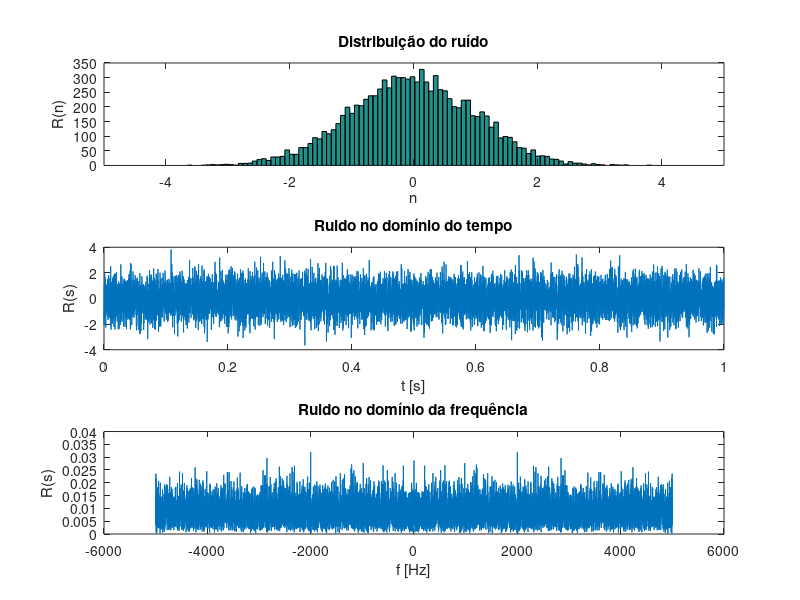
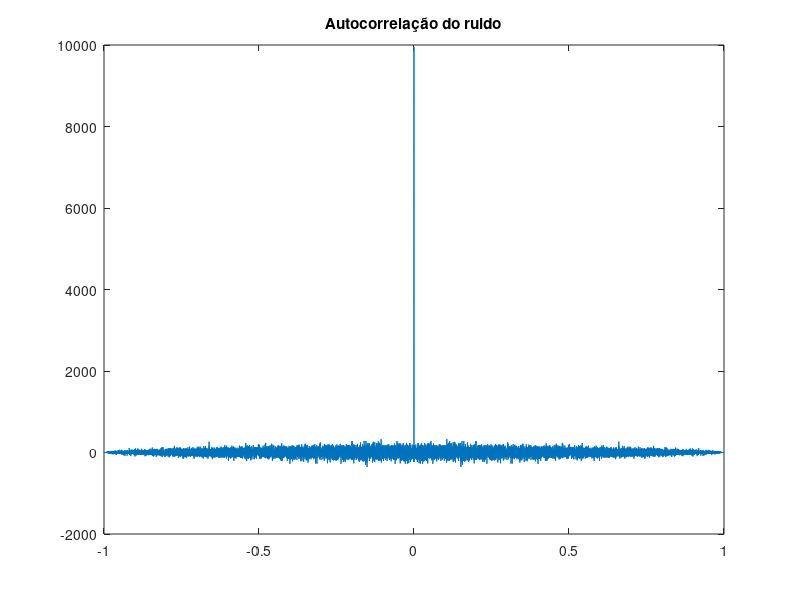
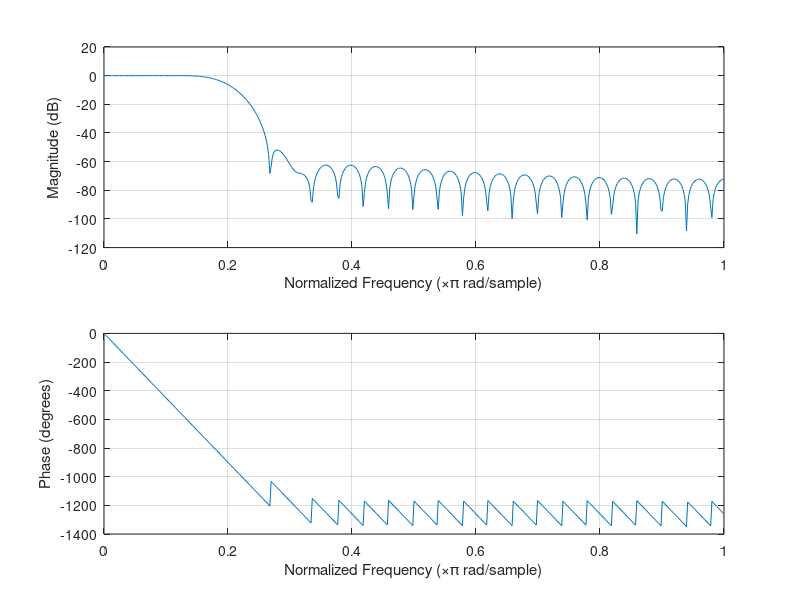
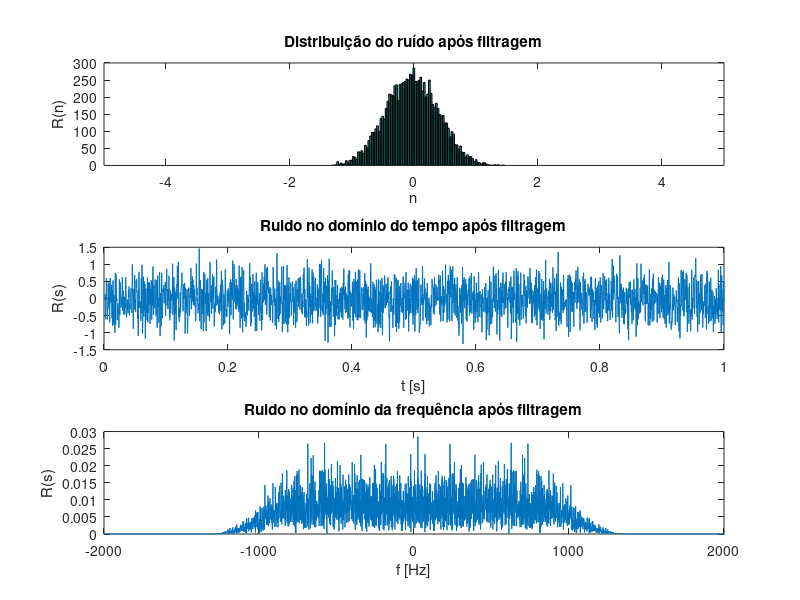

MATLAB code for these plots, in order:
clear all;
clc;
close all;

% 1. Gerar um vetor representando um ruído com distribuição
% normal utilizando a função 'randn' do matlab. Gere 1 segundo
% de ruído considerando um tempo de amostragem de 1/10k.
fs = 10e3;
ts = 1/fs;
ruido = randn(1, fs);


% 2. Plotar o histograma do ruído para observar a distribuição
% Gaussiana. Utilizar a função 'histogram'
figure(1)
subplot(311)
hist(ruido, 100)
xlim([-5 5])
title('Distribuição do ruído')
xlabel('n')
ylabel('R(n)')

% 3. Plotar o ruído no domínio do tempo e da frequência
t = [0:ts:1-ts];
f = [-fs/2:1:(fs/2)-1];
subplot(312)
plot(t, ruido)
title('Ruido no domínio do tempo')
xlabel('t [s]')
ylabel('R(s)')

subplot(313)
fft_ruido = fftshift(fft(ruido)/length(ruido));
plot(f, abs(fft_ruido))
title('Ruido no domínio da frequência')
xlabel('f [Hz]')
ylabel('R(s)')

% 4. Utilizando a função 'xcorr', plote a função de autocorrelação
% do ruído.
figure(2)
t_autocorr = [-1:ts:1-(2*ts)];
autocorr_ruido = xcorr(ruido);
plot(t_autocorr, autocorr_ruido)
title('Autocorrelação do ruido')


% 5. Utilizando a função 'filtro=fir1(50,(1000*2)/fs)', realize uma
% operação de filtragem passa baixa do ruído. Para visualizar a
% resposta em frequência do filtro projetado, utilize a função
% 'freqz'.
figure(3)
filtro = fir1(50,(1000*2)/fs);
freqz(filtro)

% 6. Plote, no domínio do tempo e da frequência, a saída do filtro
% e o histograma do sinal filtrado
y_t = conv(ruido, filtro);
y_f = fftshift(fft(y_t)/length(y_t));

figure(4)
subplot(311)
hist(y_t, 100)
xlim([-5 5])
title('Distribuição do ruído após filtragem')
xlabel('n')
ylabel('R(n)')

subplot(312)
plot(t, y_t(1:end-50))
title('Ruido no domínio do tempo após filtragem')
xlabel('t [s]')
ylabel('R(s)')

subplot(313)
plot(f, abs(y_f(1:end-50)))
xlim([-2e3 2e3])
title('Ruido no domínio da frequência após filtragem')
xlabel('f [Hz]')
ylabel('R(s)')

